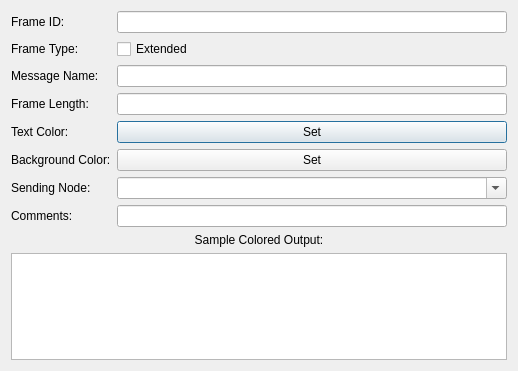
<?xml version="1.0" encoding="UTF-8"?>
<ui version="4.0">
 <class>DBCMessageEditor</class>
 <widget class="QDialog" name="DBCMessageEditor">
  <property name="geometry">
   <rect>
    <x>0</x>
    <y>0</y>
    <width>460</width>
    <height>371</height>
   </rect>
  </property>
  <property name="windowTitle">
   <string>Message Editor</string>
  </property>
  <layout class="QVBoxLayout" name="verticalLayout">
   <item>
    <layout class="QFormLayout" name="formLayout">
     <item row="0" column="0">
      <widget class="QLabel" name="label">
       <property name="text">
        <string>Frame ID:</string>
       </property>
      </widget>
     </item>
     <item row="0" column="1">
      <widget class="QLineEdit" name="lineFrameID"/>
     </item>
       <item row="1" column="0">
        <widget class="QLabel" name="label_extended">
         <property name="text">
          <string>Frame Type:</string>
         </property>
        </widget>
       </item>
       <item row="1" column="1">
        <widget class="QCheckBox" name="checkExtended">
         <property name="text">
          <string>Extended</string>
         </property>
        </widget>
       </item>
       <item row="2" column="0">
        <widget class="QLabel" name="label_2">
         <property name="text">
          <string>Message Name:</string>
         </property>
        </widget>
       </item>
       <item row="2" column="1">
        <widget class="QLineEdit" name="lineMsgName">
         <property name="minimumSize">
          <size>
           <width>390</width>
           <height>0</height>
          </size>
         </property>
        </widget>
       </item>
       <item row="3" column="0">
        <widget class="QLabel" name="label_3">
         <property name="text">
          <string>Frame Length:</string>
         </property>
        </widget>
       </item>
       <item row="3" column="1">
        <widget class="QLineEdit" name="lineFrameLen"/>
       </item>
       <item row="4" column="0">
        <widget class="QLabel" name="label_5">
         <property name="text">
          <string>Text Color:</string>
         </property>
        </widget>
       </item>
       <item row="4" column="1">
        <widget class="QPushButton" name="btnTextColor">
         <property name="text">
          <string>Set</string>
         </property>
        </widget>
       </item>
       <item row="5" column="0">
        <widget class="QLabel" name="label_7">
         <property name="text">
          <string>Background Color:</string>
         </property>
        </widget>
       </item>
       <item row="5" column="1">
        <widget class="QPushButton" name="btnBackgroundColor">
         <property name="text">
          <string>Set</string>
         </property>
        </widget>
       </item>
       <item row="6" column="0">
        <widget class="QLabel" name="label_9">
         <property name="text">
          <string>Sending Node:</string>
         </property>
        </widget>
       </item>
       <item row="6" column="1">
        <widget class="QComboBox" name="comboSender">
         <property name="editable">
          <bool>true</bool>
         </property>
        </widget>
       </item>
       <item row="7" column="0">
        <widget class="QLabel" name="label_8">
         <property name="text">
          <string>Comments:</string>
         </property>
        </widget>
       </item>
       <item row="7" column="1">
        <widget class="QLineEdit" name="lineComment">
         <property name="minimumSize">
          <size>
           <width>390</width>
           <height>0</height>
          </size>
         </property>
        </widget>
       </item>
    </layout>
   </item>
   <item>
    <widget class="QLabel" name="label_4">
     <property name="text">
      <string>Sample Colored Output:</string>
     </property>
     <property name="alignment">
      <set>Qt::AlignCenter</set>
     </property>
    </widget>
   </item>
   <item>
    <widget class="QListWidget" name="listSample"/>
   </item>
  </layout>
 </widget>
 <resources/>
 <connections/>
</ui>
